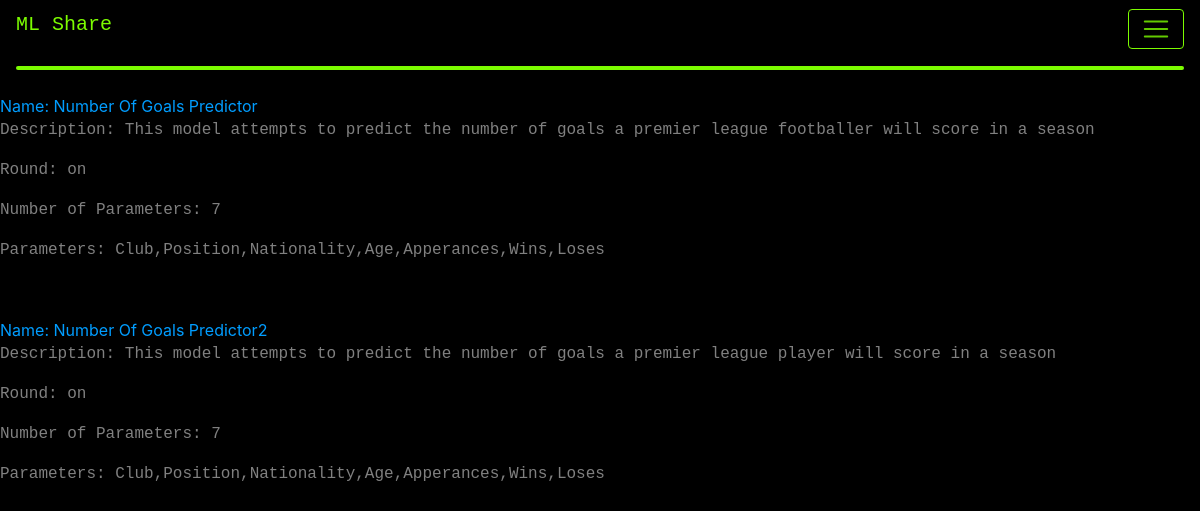
Before: /view with the older database file.
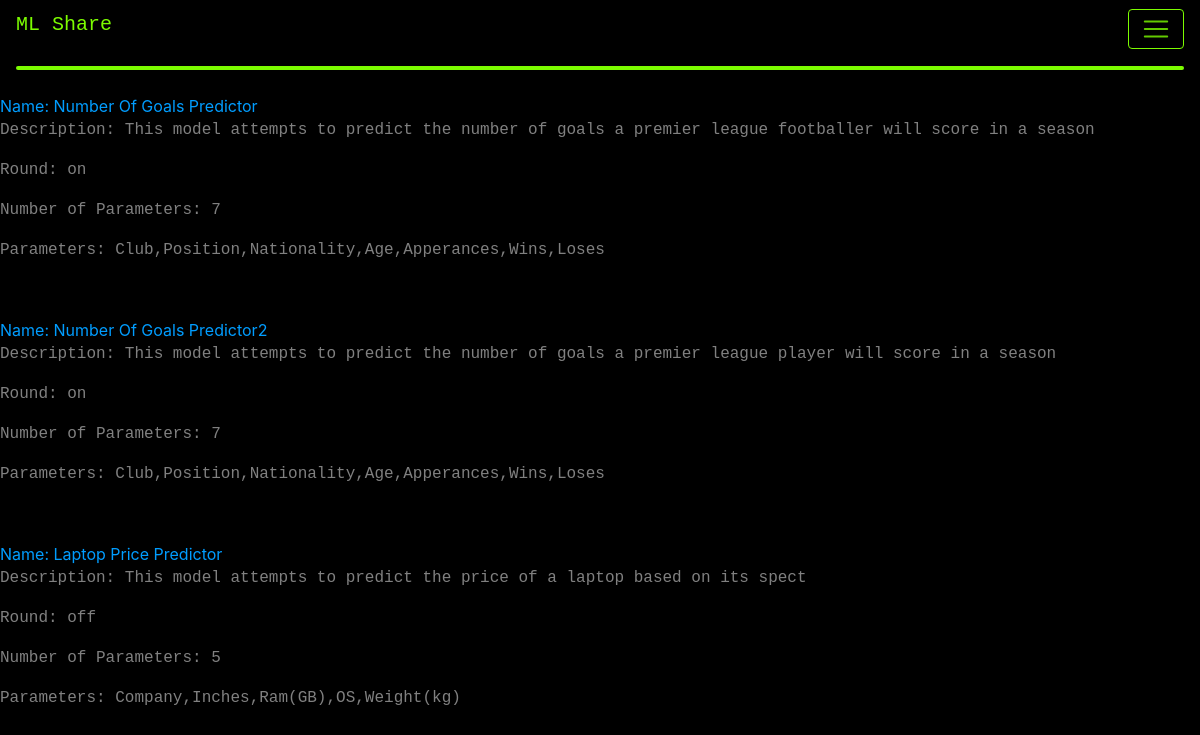
After: the same page with the newer database file.
### app.py (models this page shows, shortened)
class models(db.Model):
    _id = db.Column("id", db.Integer, primary_key=True)
    filename = db.Column(db.String(50))
    filedescription = db.Column(db.String(200))
    data = db.Column(db.LargeBinary)
    instructions = db.Column(db.LargeBinary)
    isround = db.Column(db.String(50))
    dictionary = db.Column(db.LargeBinary)
    parameterorder = db.Column(db.String(50))
    numberofparameters = db.Column(db.Integer())

### app.py (the view)
@app.route("/view")
def view():
    return render_template("view.html", values=models.query.all())

### templates/view.html (shortened to what this page needs)
{% extends "base.html" %}
{% block content %}
    {% for item in values %}
        <a href={{ url_for('view_model', name=item.filename) }}>Name: {{item.filename}}</a>
        <p>Description: {{item.filedescription}}</p>
        <p>Round: {{item.isround}}</p>
        <p>Number of Parameters: {{item.numberofparameters}}</p>
        <p>Parameters: {{item.parameterorder}}</p>
        <p>&ensp;</p>
    {% endfor %}
{% endblock %}

### templates/base.html (shortened to what this page needs)
<html>
<head>
    <link rel="stylesheet" href="https://cdn.jsdelivr.net/npm/bootstrap@4.3.1/dist/css/bootstrap.min.css">
</head>
<link rel="stylesheet" href="/static/styles/style.css"/>
    <body style="background-color:black;">
      <nav class="navbar navbar-dark ", style="background-color: black">
        <a class="navbar-brand" href="/"> <h5>ML Share</h5></a>
        <button class="navbar-toggler ml-auto custom-toggler" type="button" data-toggle="collapse" data-target="#navbarNav" aria-controls="navbarNav" aria-expanded="false" aria-label="Toggle navigation">
          <span class="navbar-toggler-icon"></span>
        </button>
        <hr class="rounded">
      </nav>
        {% block content %}
        {% endblock %}
    </body>
</html>

### static/styles/style.css (style rules this page uses)
.custom-toggler.navbar-toggler { border-color: lawngreen; }
p { color: grey; font-family: "Lucida Console", "Courier New", "monospace"; }
h5 { color: lawngreen; font-family: "Lucida Console", "Courier New", "monospace"; }
a { color: rgb(0, 157, 255); }
hr.rounded { border-top: 4px solid lawngreen; width: 100%; height: 0.1%; }

Changed rows visible on the page:
added models: filename "Laptop Price Predictor", filedescription "This model attempts to predict the price of a laptop based on its spect", isround "off", numberofparameters "5", parameterorder "Company,Inches,Ram(GB),OS,Weight(kg)"
